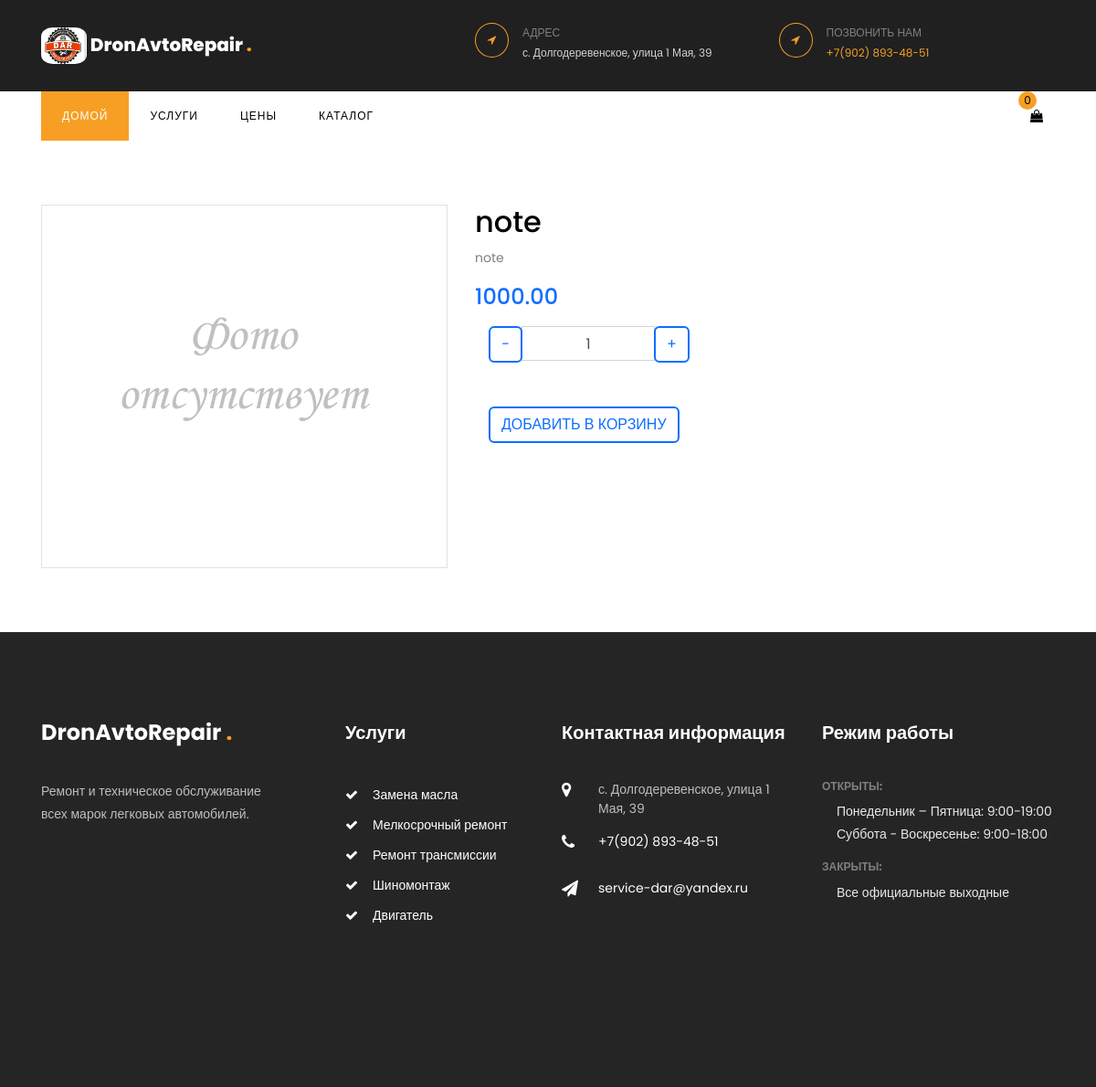
The app's page /product/2 with its own data.
### products/models.py (models this page shows, shortened)
class Product(models.Model):
    name = models.CharField(max_length=100, blank=True, null=True, default=None)
    article = models.CharField(max_length=25, blank=True, null=True, default=None)
    description = models.TextField(blank=True, null=True, default=None)
    category = models.ForeignKey(ProductCategory, on_delete=models.DO_NOTHING, blank=True, null=True, default=None)
    unit = models.ForeignKey(ProductUnit, on_delete=models.DO_NOTHING, blank=True, null=True, default=None)
    discount = models.DecimalField(max_digits=5, decimal_places=2, default=0)
    price = models.DecimalField(max_digits=15, decimal_places=2, default=0)
    leftover = models.DecimalField(max_digits=15, decimal_places=3, default=0)
    id_1c = models.CharField(max_length=100, blank=True, null=True, default=None)
    code = models.CharField(max_length=11, blank=True, null=True, default=None)
    is_deleted = models.BooleanField(default=False)
    created = models.DateTimeField(auto_now_add=True, auto_now=False)
    updated = models.DateTimeField(auto_now_add=False, auto_now=True)
    class Meta:
        ordering = ['id']

### products/views.py (the view)
# urls.py: path('product/<int:product_id>', views.product, name='product'),
def product(request, product_id):
    prod = get_object_or_404(Product, id=product_id)
    cart_add_form = CartAddProductForm(initial={'quantity': 1})
    images = ProductImage.objects.filter(product=prod).order_by('-is_main')
    if not images.exists():
        images = None
    return render(request, 'products/product.html', {'product': prod,
                                                     'cart_add_form': cart_add_form,
                                                     'images': images})

### cart/forms.py
class CartAddProductForm(forms.Form):
    quantity = forms.IntegerField()
    update = forms.BooleanField(required=False,
                                initial=False,
                                widget=forms.HiddenInput)

### cart/cart.py (called while the page is built)
    def __len__(self):
        return sum(item['quantity'] for item in self.cart.values())

### cart/context_processors.py (called while the page is built)
def cart(request):
    return {'cart': Cart(request)}

### indexpage/templates/products/product.html (shortened to what this page needs)
{% extends 'indexpage/base.html' %}
{% load static %}
{% block body %}
<div class="site-section">
    <div class="container">
        <div class="row">
            <div class="col-md-5 mr-auto">
                <div class="border text-center">
                    {% if images %}
                        {% for image_item in images %}
                            <img src="{{ image_item.image.url }}" alt="Image" class="img-fluid p-5">
                        {% endfor %}
                    {% else %}
                        <img src="{% static 'img/no_image.png' %}" alt="Image" class="img-fluid p-5">
                    {% endif %}
                </div>
            </div>
            <div class="col-md-6">
                <h2 class="text-black">{{ product.name }}</h2>
                <p>{{ product.description }}</p>
                <p>
                    <strong class="text-primary h4">{{ product.price }}</strong>
                </p>
                <form class="col-md-6"
                      action="{% url 'cart:cart_add' product.id %}" method="post">
                    <div class="mb-5">
                        <div class="input-group mb-3" style="max-width: 220px;">
                            <div class="input-group-prepend">
                                <button class="btn btn-outline-primary js-btn-minus" type="button">−</button>
                            </div>
                            <input type="text" class="form-control text-center" value="1" name="quantity"
                                   required="" id="id_quantity" placeholder=""
                                   aria-label="Example text with button addon" aria-describedby="button-addon1">
                            <div class="input-group-append">
                                <button class="btn btn-outline-primary js-btn-plus" type="button">+</button>
                            </div>
                        </div>
                    </div>
                    <div class="mb-5">
                        <button type="submit" class="btn btn-outline-primary btn-md btn-block">
                            Добавить в корзину
                        </button>
                    </div>
                </form>
            </div>
        </div>
    </div>
</div>
{% endblock %}

### static/static_dev/css/style.css (style rules this page uses)
:root { --bs-font-sans-serif: "Poppins", -apple-system, BlinkMacSystemFont, "Segoe UI", Roboto, "Helvetica Neue", Arial, "Noto Sans", sans-serif, "Apple Color Emoji", "Segoe UI Emoji", "Segoe UI Symbol", "Noto Color Emoji"; --bs-font-monospace: SFMono-Regular, Menlo, Monaco, Consolas, "Liberation Mono", "Courier New", monospace; --bs-body-font-family: var(--bs-font-sans-serif); --bs-body-font-size: 1rem; --bs-body-font-weight: 400; --bs-body-line-height: 1.5; }
*, *::before, *::after { -webkit-box-sizing: border-box; box-sizing: border-box; }
html { font-family: sans-serif; line-height: 1.15; -webkit-text-size-adjust: 100%; -webkit-tap-highlight-color: rgba(0, 0, 0, 0); }
body { margin: 0; font-family: "Poppins", -apple-system, BlinkMacSystemFont, "Segoe UI", Roboto, "Helvetica Neue", Arial, "Noto Sans", sans-serif, "Apple Color Emoji", "Segoe UI Emoji", "Segoe UI Symbol", "Noto Color Emoji"; font-size: 1rem; font-weight: 400; line-height: 1.5; color: #212529; text-align: left; background: #fff; background-color: #fff; }
button { border-radius: 0; }
input, button, select, optgroup, textarea { margin: 0; font-family: inherit; font-size: inherit; line-height: inherit; }
button, input { overflow: visible; }
button, select { text-transform: none; }
button, [type="button"], [type="reset"], [type="submit"] { -webkit-appearance: button; }
body { font-family: "Poppins", Arial, sans-serif; background: #fff; font-size: 14px; line-height: 1.8; font-weight: 400; color: gray; }
p { margin-top: 0; margin-bottom: 1rem; }
h1, h2, h3, h4, h5 { margin-top: 0; margin-bottom: 0.5rem; }
h1, h2, h3, h4, h5, .h1, .h2, .h3, .h4, .h5 { line-height: 1.5; color: rgba(0, 0, 0, 0.8); font-weight: 400; }
h1, h2, h3, h4, h5, .h1, .h2, .h3, .h4, .h5 { margin-bottom: 0.5rem; font-family: inherit; font-weight: 500; line-height: 1.2; color: inherit; }
.mb-3 { margin-bottom: 1rem !important; }
.text-center { text-align: center !important; }
.container { width: 100%; padding-right: 15px; padding-left: 15px; margin-right: auto; margin-left: auto; }
@media (min-width: 576px) { .container { max-width: 540px; } }
@media (min-width: 768px) { .container { max-width: 720px; } }
@media (min-width: 992px) { .container { max-width: 960px; } }
@media (min-width: 1200px) { .container { max-width: 1140px; } }
@media (min-width: 768px) { .col-md-5 { -webkit-box-flex: 0; -ms-flex: 0 0 41.66667%; flex: 0 0 41.66667%; max-width: 41.66667%; } }
@media (min-width: 768px) { .col-md-6 { -webkit-box-flex: 0; -ms-flex: 0 0 50%; flex: 0 0 50%; max-width: 50%; } }
.col, .col-md-3, .col-md-4, .col-md-5, .col-md-6, .col-md-7, .col-md-8, .col-md-9, .col-md-12, .col-lg-3, .col-lg-4, .col-lg-6, .col-lg-8, .col-lg-9, .col-lg { position: relative; width: 100%; padding-right: 15px; padding-left: 15px; }
.row { display: -webkit-box; display: -ms-flexbox; display: flex; -ms-flex-wrap: wrap; flex-wrap: wrap; margin-right: -15px; margin-left: -15px; }
.form-control { display: block; width: 100%; height: calc(2.25rem + 2px); padding: 0.375rem 0.75rem; font-size: 1rem; font-weight: 400; line-height: 1.5; color: #495057; background-color: #fff; background-clip: padding-box; border: 1px solid #ced4da; border-radius: 0.25rem; -webkit-transition: border-color 0.15s ease-in-out, -webkit-box-shadow 0.15s ease-in-out; transition: border-color 0.15s ease-in-out, -webkit-box-shadow 0.15s ease-in-out; -o-transition: border-color 0.15s ease-in-out, box-shadow 0.15s ease-in-out; transition: border-color 0.15s ease-in-out, box-shadow 0.15s ease-in-out; transition: border-color 0.15s ease-in-out, box-shadow 0.15s ease-in-out, -webkit-box-shadow 0.15s ease-in-out; }
.form-control::placeholder { color: #6c757d; opacity: 1; }
.mb-5 { margin-bottom: 3rem !important; }
.site-section { padding: 2.5em 0; }
@media (min-width: 768px) { .site-section { padding: 5em 0; } }
.btn { -webkit-transition: .3s all ease-in-out; -o-transition: .3s all ease-in-out; transition: .3s all ease-in-out; text-transform: uppercase; border-width: 2px; }

### records on screen
Product: name "note", description "note", price "1000.00"

### other values on screen
{{ cart|length }} "0"
